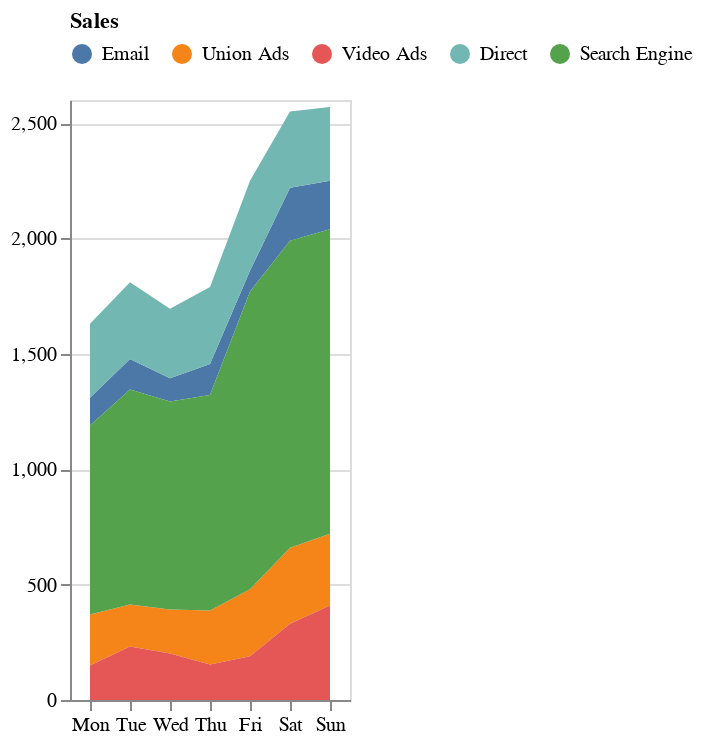

Here is the Vega-Lite specification saved for this chart:
### Vega-Lite specification from a JSON file in a GitHub repository (floating-point values rounded to 4 significant figures)
{"data": {"values": [{"sales": "Email", "weekday": "Mon", "total": 120}, {"sales": "Email", "weekday": "Tue", "total": 132}, {"sales": "Email", "weekday": "Wed", "total": 101}, {"sales": "Email", "weekday": "Thu", "total": 134}, {"sales": "Email", "weekday": "Fri", "total": 90}, {"sales": "Email", "weekday": "Sat", "total": 230}, {"sales": "Email", "weekday": "Sun", "total": 210}, {"sales": "Union Ads", "weekday": "Mon", "total": 220}, {"sales": "Union Ads", "weekday": "Tue", "total": 182}, {"sales": "Union Ads", "weekday": "Wed", "total": 191}, {"sales": "Union Ads", "weekday": "Thu", "total": 234}, {"sales": "Union Ads", "weekday": "Fri", "total": 290}, {"sales": "Union Ads", "weekday": "Sat", "total": 330}, {"sales": "Union Ads", "weekday": "Sun", "total": 310}, {"sales": "Video Ads", "weekday": "Mon", "total": 150}, {"sales": "Video Ads", "weekday": "Tue", "total": 232}, {"sales": "Video Ads", "weekday": "Wed", "total": 201}, {"sales": "Video Ads", "weekday": "Thu", "total": 154}, {"sales": "Video Ads", "weekday": "Fri", "total": 190}, {"sales": "Video Ads", "weekday": "Sat", "total": 330}, {"sales": "Video Ads", "weekday": "Sun", "total": 410}, {"sales": "Direct", "weekday": "Mon", "total": 320}, {"sales": "Direct", "weekday": "Tue", "total": 332}, {"sales": "Direct", "weekday": "Wed", "total": 301}, {"sales": "Direct", "weekday": "Thu", "total": 334}, {"sales": "Direct", "weekday": "Fri", "total": 390}, {"sales": "Direct", "weekday": "Sat", "total": 330}, {"sales": "Direct", "weekday": "Sun", "total": 320}, {"sales": "Search Engine", "weekday": "Mon", "total": 820}, {"sales": "Search Engine", "weekday": "Tue", "total": 932}, {"sales": "Search Engine", "weekday": "Wed", "total": 901}, {"sales": "Search Engine", "weekday": "Thu", "total": 934}, {"sales": "Search Engine", "weekday": "Fri", "total": 1290}, {"sales": "Search Engine", "weekday": "Sat", "total": 1330}, {"sales": "Search Engine", "weekday": "Sun", "total": 1320}]}, "mark": "area", "encoding": {"x": {"field": "weekday", "type": "ordinal", "title": null, "axis": {"labelAngle": 0}, "sort": ["Mon", "Tue", "Wed", "Thu", "Fri", "Sat", "Sun"]}, "y": {"field": "total", "type": "quantitative", "title": null}, "color": {"field": "sales", "type": "nominal", "title": "Sales", "legend": {"orient": "top"}, "sort": ["Email", "Union Ads", "Video Ads", "Direct", "Search Engine"]}}}
